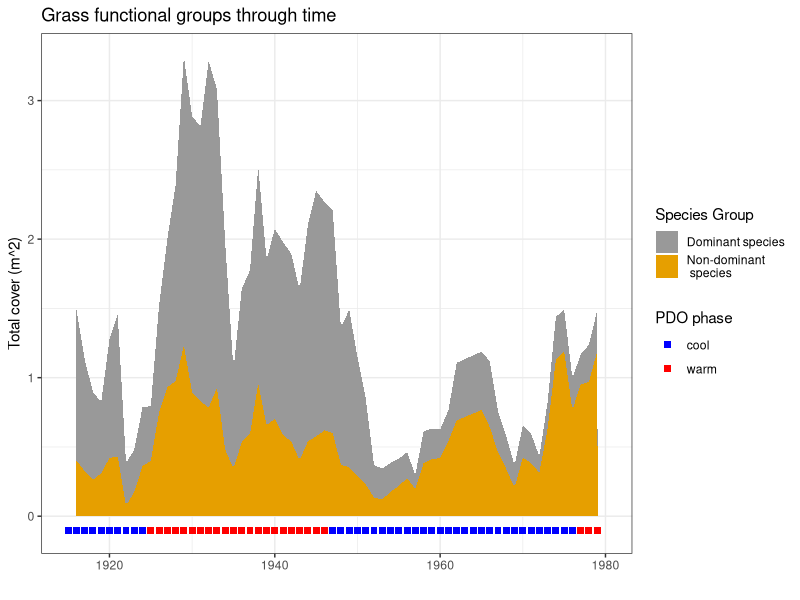
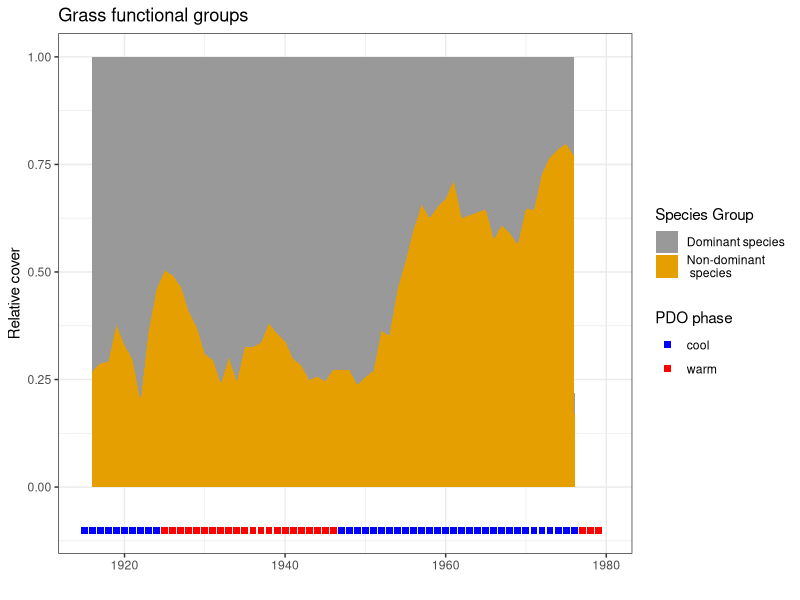
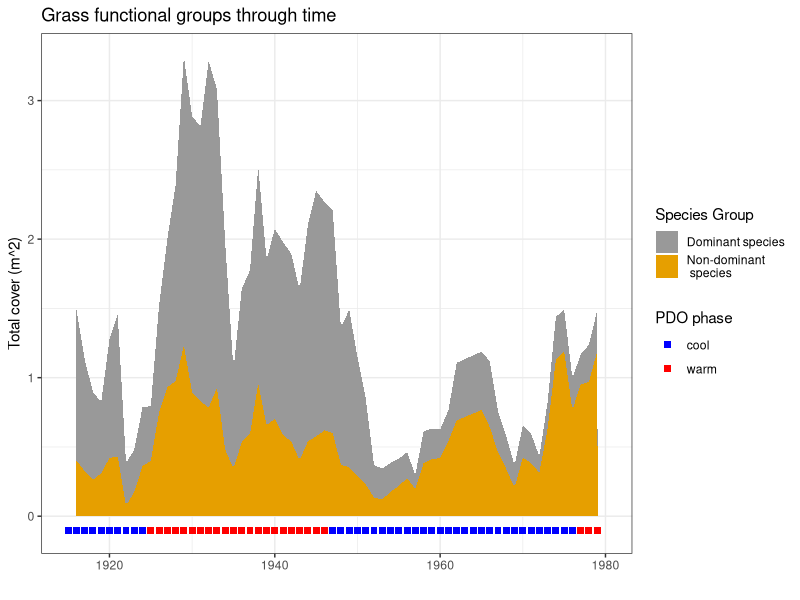
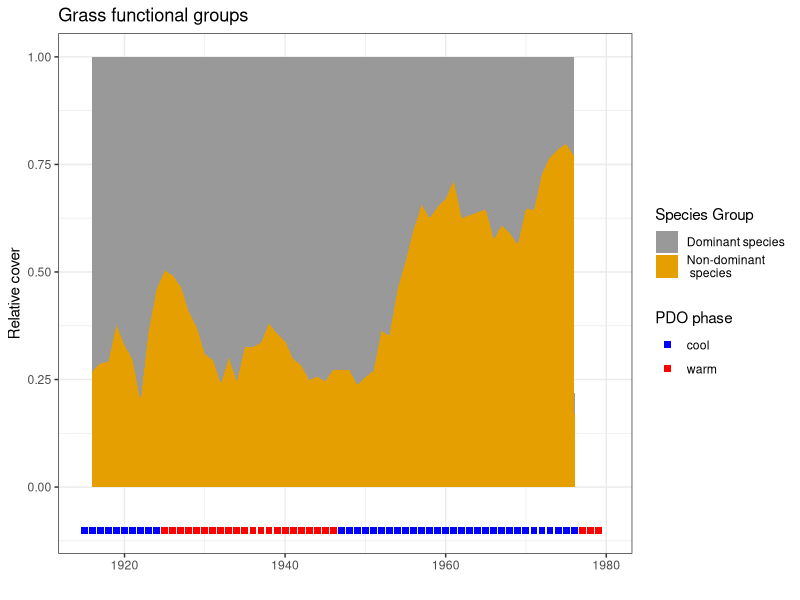

These charts were generated, in order, by the following R code:
#' plot grass species groupings timeseries
#' 
#' EMC 5/14/21
#' last update: 12/10/21

library(dplyr)
library(ggplot2)
library(ggpubr)

# colors for figures
cbPalette <- c("#999999", "#E69F00", "#56B4E9", "#009E73", "#F0E442", "#0072B2", "#D55E00", "#CC79A7")

all_grass_species = read.csv('data/grass_species_timeseries_imputed.csv')

# functional groupings
func_groups = read.csv('data/grass_species_functional_grouping.csv')

# ========================================================================
# group data by species functional groups

# merge with func_groups, get total by group and quadrat
yearly_grass_groups = all_grass_species %>%
  merge(func_groups, all.y=T) %>%
  group_by(project_year, quadrat, functional_group) %>%
  summarize(cover=sum(total_cover)) 

# get yearly sum
yearly_mean_groups = yearly_grass_groups %>%
  group_by(project_year, functional_group) %>%
  summarize(sum_cover = sum(cover))

# PDO time periods
pdophases = data.frame(project_year = 1915:1979,
                       yint = rep(-0.1),
                       pdo_phase = as.factor(c(rep('cool',10), rep('warm',22), rep('cool',30), rep('warm',3))))

# Plot: mean grass species cover per quadrat per year
ts1 = dplyr::filter(yearly_mean_groups, project_year<1995)
ts2 = dplyr::filter(yearly_mean_groups, project_year>=1995)
grassgroups <- ggplot(ts1, aes(x=project_year)) +
  geom_area(aes(y=sum_cover, fill=functional_group)) +
  xlim(1915,1980) +
  geom_point(data=pdophases, aes(x=project_year, y=yint, color = pdo_phase), size=2, shape=15) +
  labs(x = '',
       y='Total cover (m^2)',
       fill='Species Group',
       color='PDO phase',
       title='Grass functional groups through time') +
  #  ylim(0,.2) +
  scale_color_manual(values=c('blue','red')) +
  scale_fill_manual(values=cbPalette, labels=c('Dominant species','Non-dominant\n species')) +
  theme_bw()
grassgroups
ggsave('Figures/grass_func_groups_timeseries.png', plot=grassgroups, width=6, height=4)


# =============================================================
# functional group breakdown during discrete time periods

#pdo = read.csv('data/PDO_phases_byyear.csv')

pdophases_df = data.frame(year = 1916:1976,
                       pdo_phase = c(rep('Cool PDO \n1916-1924',9),
                                     rep('Warm PDO \n1925-1946',22),
                                     rep('Cool PDO \n1947-1976',30)))

grassgroupspdo =merge(yearly_grass_groups, pdophases_df, by.x='project_year', by.y='year')

grassgroupspdo_mean = grassgroupspdo %>%
  group_by(pdo_phase, project_year, functional_group) %>%
  summarize(mean_cover=mean(cover))

# get relative proportion of dominant/nondominant in each phase
totalbyyear = grassgroupspdo_mean %>%
  group_by(pdo_phase, project_year) %>%
  summarize(totalcover = sum(mean_cover))

relative_cover = merge(grassgroupspdo_mean, totalbyyear) %>%
  mutate(rel_cover =mean_cover/totalcover)

relative_cover_byphase = relative_cover %>%
  group_by(pdo_phase, functional_group) %>%
  summarize(mean_rel_cover = mean(rel_cover))



grassgroups_relative <- ggplot(relative_cover, aes(x=project_year)) +
  geom_area(aes(y=rel_cover, fill=functional_group)) +
  xlim(1915,1980) +
  geom_point(data=pdophases, aes(x=project_year, y=yint, color = pdo_phase), size=2, shape=15) +
  labs(x = '',
       y='Relative cover',
       fill='Species Group',
       color='PDO phase',
       title='Grass functional groups') +
  #  ylim(0,.2) +
  scale_color_manual(values=c('blue','red')) +
  scale_fill_manual(values=cbPalette, labels=c('Dominant species','Non-dominant\n species')) +
  theme_bw()
grassgroups_relative
ggsave('Figures/grass_func_groups_timeseries_relative_cover.png', plot=grassgroups_relative, width=6, height=4)


# # reorder factors
# grassgroupspdo_mean$pdo_phase = factor(grassgroupspdo_mean$pdo_phase, levels=c('Cool PDO \n1916-1924','Warm PDO \n1925-1946','Cool PDO \n1947-1976'))
# grassgroupspdo_mean$functional_group = factor(grassgroupspdo_mean$functional_group, levels=c('climax','seral','early'))
# 
# fungroupbox = ggplot(grassgroupspdo_mean, aes(x=pdo_phase, y=mean_cover, fill=functional_group)) +
#   geom_bar(position='stack', stat='identity') +
#   scale_fill_manual(values=cbPalette, labels=c('Climax','Seral','Early \nsuccessional'), name='Functional Group') +
#   xlab('') +
#   ylab('mean cover (m^2)') +
#   theme_bw() 
# fungroupbox
# 
# ggsave('Figures/species_func_groups_byphase.png', plot=fungroupbox, width=5, height=3)

# old version
# # =======================================================================
# # divide into phase sections; chop off first 3 years of each phase
# c1 = dplyr::filter(yearly_grass_groups, project_year<1925)
# w1 = dplyr::filter(yearly_grass_groups, project_year>=1928, project_year<1947)
# c2 = dplyr::filter(yearly_grass_groups, project_year>=1950, project_year<1977)
# 
# 
# # first cold period
# # get average composition over the time period for each quadrat
# c1_comp = c1 %>%
#   group_by(quadrat, functional_group) %>%
#   summarize(mean_cover=mean(cover))
# # get average over quadrats for the time period
# c1_comp_total = c1_comp %>%
#   group_by(functional_group) %>%
#   summarize(mean_cover_all=mean(mean_cover),
#             sd_cover = sd(mean_cover))
# 
# # the error bars are huge
# c1_plot = ggplot(c1_comp_total, aes(x=functional_group, y=mean_cover_all, fill=functional_group)) +
#   geom_bar(stat='identity') +
#   #geom_errorbar(aes(ymin=mean_cover_all-sd_cover, ymax=mean_cover_all+sd_cover)) +
#   scale_fill_manual(values=cbPalette, labels=c('Aristida spp.','B. eriopoda','D. pulchella','Muhlenbergia spp.','Other','P. mutica',
#                                                'S. brevifolius','Sporobolus spp.')) +
#   ylim(0,.06) +
#   ggtitle('Cool PDO: 1916-1925') +
#   ylab('Cover (m^2)') +
#   xlab('') +
#   guides(fill='none') +
#   theme_bw() +
#   theme(axis.text.x=element_blank()) 
# c1_plot
# 
# 
# # first warm period
# # get average composition over the time period for each quadrat
# w1_comp = w1 %>%
#   group_by(quadrat, functional_group) %>%
#   summarize(mean_cover=mean(cover))
# # get average over quadrats for the time period
# w1_comp_total = w1_comp %>%
#   group_by(functional_group) %>%
#   summarize(mean_cover_all=mean(mean_cover),
#             sd_cover = sd(mean_cover))
# 
# # the error bars are huge
# w1_plot = ggplot(w1_comp_total, aes(x=functional_group, y=mean_cover_all, fill=functional_group)) +
#   geom_bar(stat='identity') +
#   #geom_errorbar(aes(ymin=mean_cover_all-sd_cover, ymax=mean_cover_all+sd_cover)) +
#   scale_fill_manual(values=cbPalette, labels=c('Aristida spp.','B. eriopoda','D. pulchella','Muhlenbergia spp.','Other','P. mutica',
#                                                'S. brevifolius','Sporobolus spp.')) +
#   ylim(0,.06) +
#   ggtitle('Warm PDO: 1928-1946') +
#   ylab('Cover (m^2)') +
#   xlab('') +
#   guides(fill='none') +
#   theme_bw() +
#   theme(axis.text.x=element_blank()) 
# w1_plot
# 
# # second cool period
# # get average composition over the time period for each quadrat
# c2_comp = c2 %>%
#   group_by(quadrat, functional_group) %>%
#   summarize(mean_cover=mean(cover))
# # get average over quadrats for the time period
# c2_comp_total = c2_comp %>%
#   group_by(functional_group) %>%
#   summarize(mean_cover_all=mean(mean_cover),
#             sd_cover = sd(mean_cover))
# 
# # the error bars are huge
# c2_plot = ggplot(c2_comp_total, aes(x=functional_group, y=mean_cover_all, fill=functional_group)) +
#   geom_bar(stat='identity') +
#   #geom_errorbar(aes(ymin=mean_cover_all-sd_cover, ymax=mean_cover_all+sd_cover)) +
#   scale_fill_manual(values=cbPalette, labels=c('Climax species','Early successional species','Seral species')) +
#   ylim(0,.06) +
#   ggtitle('Cool PDO: 1950-1977') +
#   ylab('Cover (m^2)') +
#   xlab('') +
#   #guides(fill='none') +
#   theme_bw() +
#   theme(axis.text.x=element_blank()) 
# c2_plot
# 
# composition_combined = ggarrange(c1_plot, w1_plot, c2_plot, nrow=1, common.legend = T, legend='bottom')
# composition_combined
# 
# #ggsave('Figures/speices_func_groups_byphase.png', plot=composition_combined, width=7.5, height=3)
